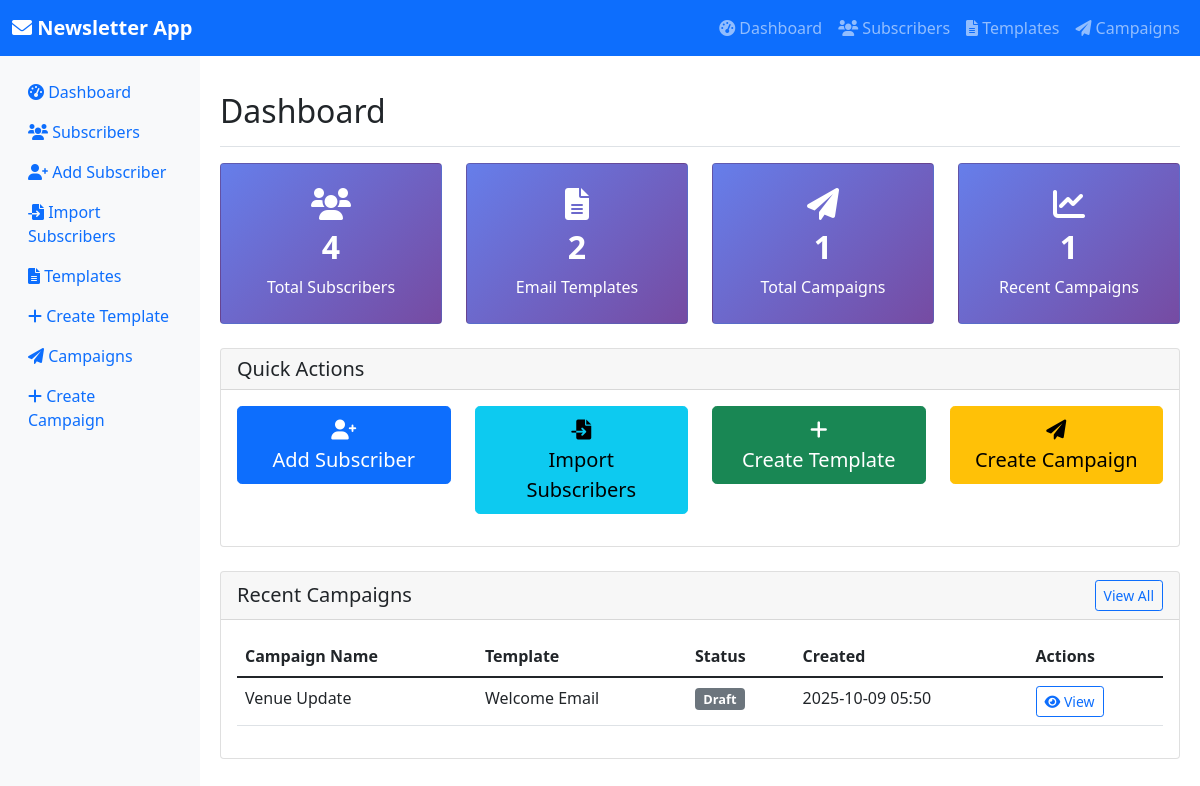
/, run on an earlier commit of the app's database.
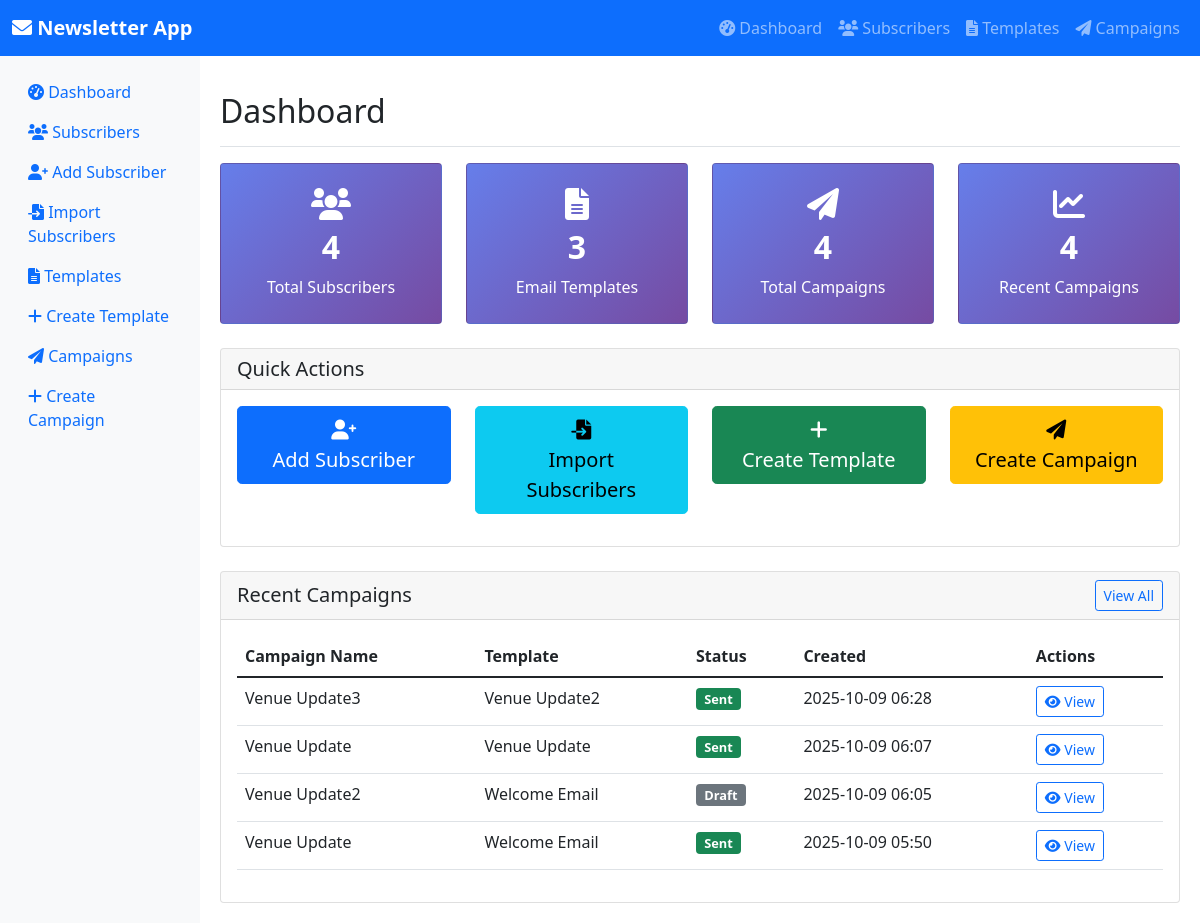
And on a later commit of the database.
### models.py (models this page shows, shortened)
class Campaign(db.Model):
    id = db.Column(db.Integer, primary_key=True)
    name = db.Column(db.String(255), nullable=False)
    template_id = db.Column(db.Integer, db.ForeignKey('template.id'), nullable=False)
    status = db.Column(db.String(50), default='draft', nullable=False)  # draft, sending, sent, failed
    total_sent = db.Column(db.Integer, default=0)
    total_failed = db.Column(db.Integer, default=0)
    created_at = db.Column(db.DateTime, default=datetime.utcnow, nullable=False)
    sent_at = db.Column(db.DateTime, nullable=True)
    email_logs = db.relationship('EmailLog', backref='campaign', lazy=True, cascade='all, delete-orphan')

class Template(db.Model):
    id = db.Column(db.Integer, primary_key=True)
    name = db.Column(db.String(255), nullable=False)
    subject = db.Column(db.String(500), nullable=False)
    content = db.Column(db.Text, nullable=False)
    created_at = db.Column(db.DateTime, default=datetime.utcnow, nullable=False)
    updated_at = db.Column(db.DateTime, default=datetime.utcnow, onupdate=datetime.utcnow)
    campaigns = db.relationship('Campaign', backref='template', lazy=True)

### app.py (the view)
@app.route('/')
def index():
    total_subscribers = Subscriber.query.count()
    total_templates = Template.query.count()
    total_campaigns = Campaign.query.count()
    recent_campaigns = Campaign.query.order_by(Campaign.created_at.desc()).limit(5).all()
    return render_template('index.html',
                         total_subscribers=total_subscribers,
                         total_templates=total_templates,
                         total_campaigns=total_campaigns,
                         recent_campaigns=recent_campaigns)

### templates/index.html (shortened to what this page needs)
{% extends "base.html" %}
{% block content %}
<div class="d-flex justify-content-between flex-wrap flex-md-nowrap align-items-center pt-3 pb-2 mb-3 border-bottom">
    <h1 class="h2">Dashboard</h1>
</div>
<div class="row mb-4">
    <div class="col-md-3">
        <div class="card card-stat">
            <div class="card-body text-center">
                <i class="fas fa-users fa-2x mb-2"></i>
                <h5>{{ total_subscribers }}</h5>
                <p class="mb-0">Total Subscribers</p>
            </div>
        </div>
    </div>
    <div class="col-md-3">
        <div class="card card-stat">
            <div class="card-body text-center">
                <i class="fas fa-file-alt fa-2x mb-2"></i>
                <h5>{{ total_templates }}</h5>
                <p class="mb-0">Email Templates</p>
            </div>
        </div>
    </div>
    <div class="col-md-3">
        <div class="card card-stat">
            <div class="card-body text-center">
                <i class="fas fa-paper-plane fa-2x mb-2"></i>
                <h5>{{ total_campaigns }}</h5>
                <p class="mb-0">Total Campaigns</p>
            </div>
        </div>
    </div>
    <div class="col-md-3">
        <div class="card card-stat">
            <div class="card-body text-center">
                <i class="fas fa-chart-line fa-2x mb-2"></i>
                <h5>{{ recent_campaigns|length }}</h5>
                <p class="mb-0">Recent Campaigns</p>
            </div>
        </div>
    </div>
</div>
<div class="row mb-4">
    <div class="col-md-12">
        <div class="card">
            <div class="card-header">
                <h5 class="mb-0">Quick Actions</h5>
            </div>
            <div class="card-body">
                <div class="row">
                    <div class="col-md-3 mb-3">
                        <a href="{{ url_for('add_subscriber') }}" class="btn btn-primary btn-lg w-100">
                            <i class="fas fa-user-plus"></i><br>
                            Add Subscriber
                        </a>
                    </div>
                    <div class="col-md-3 mb-3">
                        <a href="{{ url_for('import_subscribers') }}" class="btn btn-info btn-lg w-100">
                            <i class="fas fa-file-import"></i><br>
                            Import Subscribers
                        </a>
                    </div>
                    <div class="col-md-3 mb-3">
                        <a href="{{ url_for('add_template') }}" class="btn btn-success btn-lg w-100">
                            <i class="fas fa-plus"></i><br>
                            Create Template
                        </a>
                    </div>
                    <div class="col-md-3 mb-3">
                        <a href="{{ url_for('create_campaign') }}" class="btn btn-warning btn-lg w-100">
                            <i class="fas fa-paper-plane"></i><br>
                            Create Campaign
                        </a>
                    </div>
                </div>
            </div>
        </div>
    </div>
</div>
<div class="row">
    <div class="col-md-12">
        <div class="card">
            <div class="card-header d-flex justify-content-between align-items-center">
                <h5 class="mb-0">Recent Campaigns</h5>
                <a href="{{ url_for('campaigns') }}" class="btn btn-sm btn-outline-primary">View All</a>
            </div>
            <div class="card-body">
                {% if recent_campaigns %}
                <div class="table-responsive">
                    <table class="table table-hover">
                        <thead>
                            <tr>
                                <th>Campaign Name</th>
                                <th>Template</th>
                                <th>Status</th>
                                <th>Created</th>
                                <th>Actions</th>
                            </tr>
                        </thead>
                        <tbody>
                            {% for campaign in recent_campaigns %}
                            <tr>
                                <td>{{ campaign.name }}</td>
                                <td>{{ campaign.template.name }}</td>
                                <td>
                                    {% if campaign.status == 'draft' %}
                                    <span class="badge bg-secondary status-badge">Draft</span>
                                    {% elif campaign.status == 'sending' %}
                                    <span class="badge bg-warning status-badge">Sending</span>
                                    {% elif campaign.status == 'sent' %}
                                    <span class="badge bg-success status-badge">Sent</span>
                                    {% elif campaign.status == 'failed' %}
                                    <span class="badge bg-danger status-badge">Failed</span>
                                    {% endif %}
                                </td>
                                <td>{{ campaign.created_at.strftime('%Y-%m-%d %H:%M') }}</td>
                                <td>
                                    <a href="{{ url_for('campaign_detail', id=campaign.id) }}"
                                        class="btn btn-sm btn-outline-primary btn-action">
                                        <i class="fas fa-eye"></i> View
                                    </a>
                                </td>
                            </tr>
                            {% endfor %}
                        </tbody>
                    </table>
                </div>
                {% endif %}
            </div>
        </div>
    </div>
</div>
{% endblock %}

### templates/base.html (shortened to what this page needs)
<!DOCTYPE html>
<html lang="en">
<head>
    <link href="https://cdn.jsdelivr.net/npm/bootstrap@5.1.3/dist/css/bootstrap.min.css" rel="stylesheet">
    <link href="https://cdnjs.cloudflare.com/ajax/libs/font-awesome/6.0.0/css/all.min.css" rel="stylesheet">
</head>
<body>
    <nav class="navbar navbar-expand-lg navbar-dark bg-primary">
        <div class="container-fluid">
            <a class="navbar-brand" href="{{ url_for('index') }}">
                <i class="fas fa-envelope"></i> Newsletter App
            </a>
            <div class="collapse navbar-collapse" id="navbarNav">
                <ul class="navbar-nav ms-auto">
                    <li class="nav-item">
                        <a class="nav-link" href="{{ url_for('index') }}">
                            <i class="fas fa-tachometer-alt"></i> Dashboard
                        </a>
                    </li>
                    <li class="nav-item">
                        <a class="nav-link" href="{{ url_for('subscribers') }}">
                            <i class="fas fa-users"></i> Subscribers
                        </a>
                    </li>
                    <li class="nav-item">
                        <a class="nav-link" href="{{ url_for('templates') }}">
                            <i class="fas fa-file-alt"></i> Templates
                        </a>
                    </li>
                    <li class="nav-item">
                        <a class="nav-link" href="{{ url_for('campaigns') }}">
                            <i class="fas fa-paper-plane"></i> Campaigns
                        </a>
                    </li>
                </ul>
            </div>
        </div>
    </nav>
    <div class="container-fluid">
        <div class="row">
            <nav class="col-md-2 d-md-block sidebar collapse">
                <div class="position-sticky pt-3">
                    <ul class="nav flex-column">
                        <li class="nav-item">
                            <a class="nav-link" href="{{ url_for('index') }}">
                                <i class="fas fa-tachometer-alt"></i> Dashboard
                            </a>
                        </li>
                        <li class="nav-item">
                            <a class="nav-link" href="{{ url_for('subscribers') }}">
                                <i class="fas fa-users"></i> Subscribers
                            </a>
                        </li>
                        <li class="nav-item">
                            <a class="nav-link" href="{{ url_for('add_subscriber') }}">
                                <i class="fas fa-user-plus"></i> Add Subscriber
                            </a>
                        </li>
                        <li class="nav-item">
                            <a class="nav-link" href="{{ url_for('import_subscribers') }}">
                                <i class="fas fa-file-import"></i> Import Subscribers
                            </a>
                        </li>
                        <li class="nav-item">
                            <a class="nav-link" href="{{ url_for('templates') }}">
                                <i class="fas fa-file-alt"></i> Templates
                            </a>
                        </li>
                        <li class="nav-item">
                            <a class="nav-link" href="{{ url_for('add_template') }}">
                                <i class="fas fa-plus"></i> Create Template
                            </a>
                        </li>
                        <li class="nav-item">
                            <a class="nav-link" href="{{ url_for('campaigns') }}">
                                <i class="fas fa-paper-plane"></i> Campaigns
                            </a>
                        </li>
                        <li class="nav-item">
                            <a class="nav-link" href="{{ url_for('create_campaign') }}">
                                <i class="fas fa-plus"></i> Create Campaign
                            </a>
                        </li>
                    </ul>
                </div>
            </nav>
            <main class="col-md-10 ms-sm-auto main-content">
                {% block content %}{% endblock %}
            </main>
        </div>
    </div>
</body>
</html>

### templates/base.html (style rules this page uses)
.navbar-brand { font-weight: bold; }
.sidebar { min-height: calc(100vh - 56px); background-color: #f8f9fa; }
.main-content { padding: 20px; }
.card-stat { background: linear-gradient(135deg, #667eea 0%, #764ba2 100%); color: white; }
.card-stat .card-body { padding: 1.5rem; }
.card-stat h5 { font-size: 2rem; font-weight: bold; }
.status-badge { font-size: 0.8rem; }
.table-responsive { border-radius: 0.5rem; overflow: hidden; }
.btn-action { padding: 0.25rem 0.5rem; font-size: 0.875rem; }

What changed in the data, as far as the page shows it:
added Campaign: name "Venue Update3", template.name "Venue Update2", status "Sent", created_at "2025-10-09 06:28"
added Campaign: name "Venue Update", template.name "Venue Update", status "Sent", created_at "2025-10-09 06:07"
added Campaign: name "Venue Update2", template.name "Welcome Email", status "Draft", created_at "2025-10-09 06:05"
changed Campaign (number 4 of 4 on the later page): status "Draft" → "Sent"
Also different on the page:
{{ total_templates }}: "2" → "3"
{{ total_campaigns }}: "1" → "4"
{{ recent_campaigns|length }}: "1" → "4"
